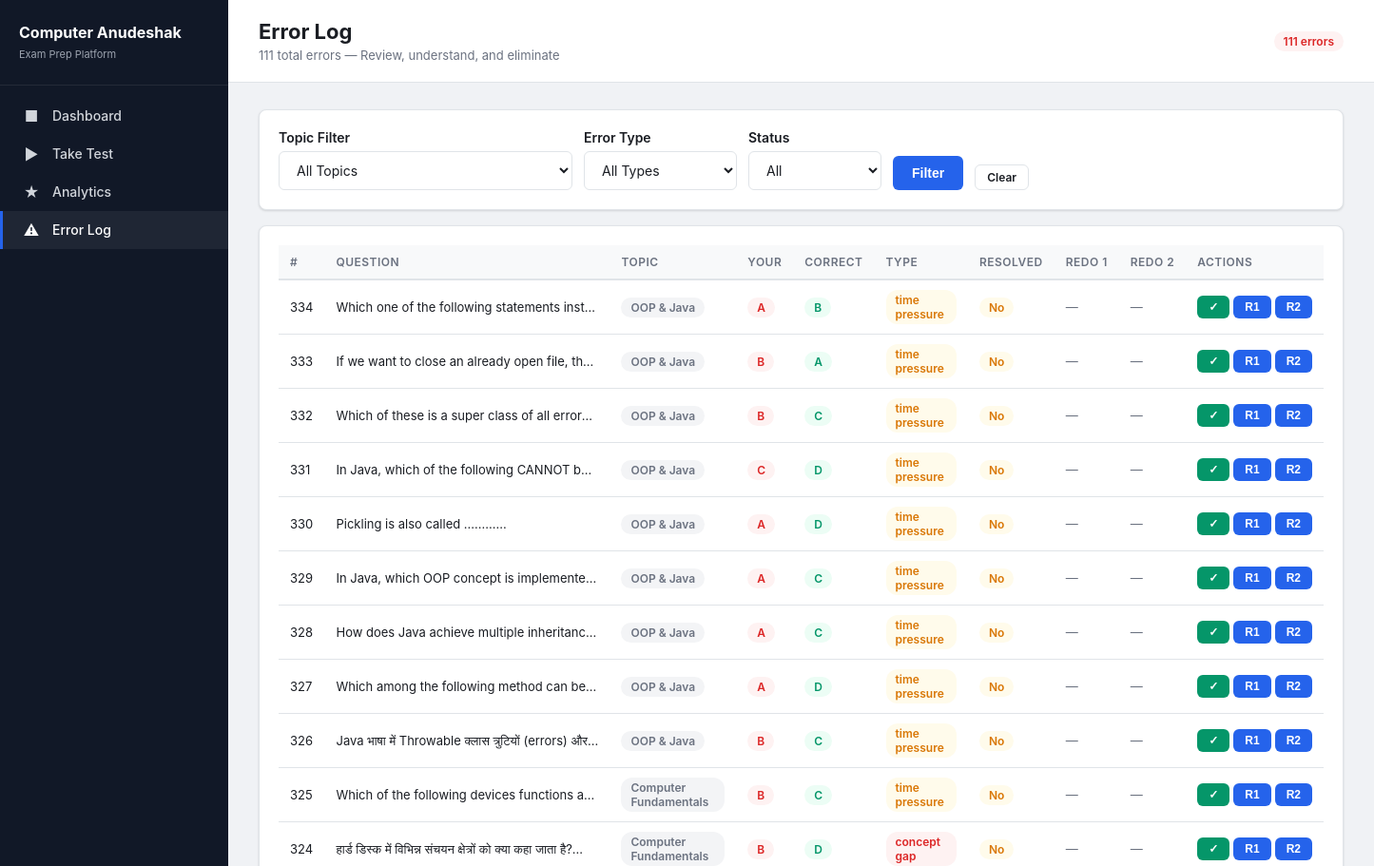
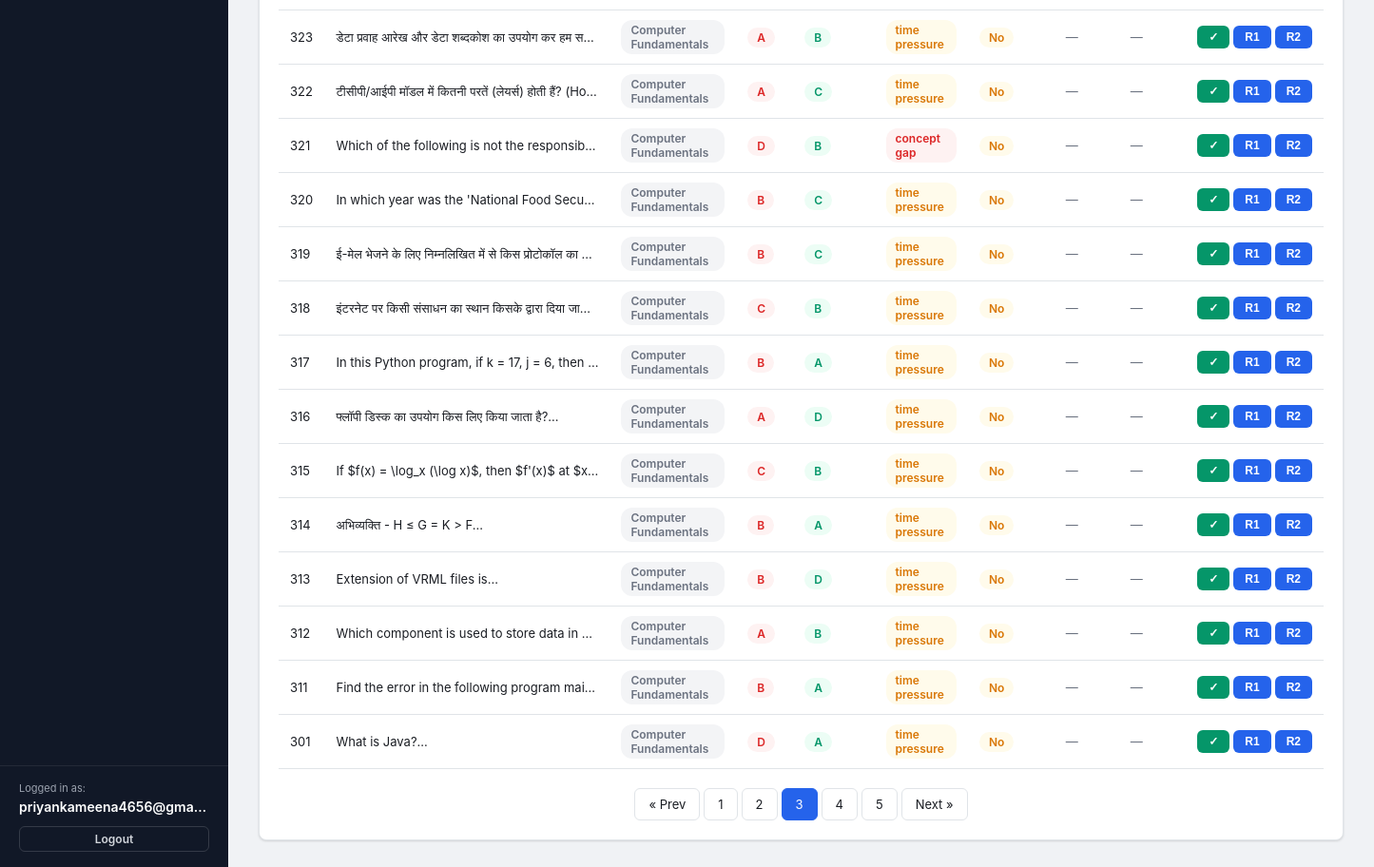
The page /errorlog?page=3&topic=&type=&resolved=all (signed in) on the database its author committed (2 pictures, top to bottom).
### tables this page shows
CREATE TABLE error_log (
            id INTEGER PRIMARY KEY AUTOINCREMENT,
            test_id INTEGER REFERENCES mock_tests(id),
            question_id INTEGER, topic_id INTEGER REFERENCES topics(id),
            selected_option TEXT, correct_option TEXT, error_type TEXT,
            root_cause TEXT, resolved INTEGER DEFAULT 0, created_at TEXT,
            redo_1_score REAL, redo_2_score REAL
        );

CREATE TABLE questions (
            id INTEGER PRIMARY KEY AUTOINCREMENT,
            topic_id INTEGER REFERENCES topics(id),
            question_text TEXT, option_a TEXT, option_b TEXT, option_c TEXT, option_d TEXT,
            correct_option TEXT, explanation TEXT, difficulty TEXT DEFAULT 'medium',
            source TEXT, language TEXT DEFAULT 'bilingual'
        );

CREATE TABLE topics (
            id INTEGER PRIMARY KEY, name TEXT UNIQUE, subject TEXT, paper TEXT, weightage INTEGER DEFAULT 5
        );

### app.py (the view)
@app.route('/errorlog')
def error_log_view():
    db = get_db()
    page = request.args.get('page', 1, type=int)
    per_page = 25
    offset = (page - 1) * per_page
    topic_filter = request.args.get('topic')
    type_filter = request.args.get('type')
    resolved_filter = request.args.get('resolved', 'all')
    query = 'SELECT el.*, t.name as topic_name, q.question_text FROM error_log el JOIN topics t ON el.topic_id = t.id JOIN questions q ON el.question_id = q.id JOIN mock_tests mt ON el.test_id = mt.id WHERE mt.user_id = ?'
    params = [session['user_id']]
    if topic_filter:
        query += ' AND el.topic_id=?'; params.append(topic_filter)
    if type_filter:
        query += ' AND el.error_type=?'; params.append(type_filter)
    if resolved_filter == 'yes':
        query += ' AND el.resolved=1'
    elif resolved_filter == 'no':
        query += ' AND el.resolved=0'
    total = db.execute(query.replace('SELECT el.*, t.name as topic_name, q.question_text', 'SELECT COUNT(*)'), params).fetchone()[0]
    errors = db.execute(query + ' ORDER BY el.created_at DESC LIMIT ? OFFSET ?', params + [per_page, offset]).fetchall()
    topics = db.execute('SELECT * FROM topics ORDER BY name').fetchall()
    return render_template('errorlog.html', errors=errors, topics=topics,
        total=total, page=page, per_page=per_page,
        topic_filter=topic_filter, type_filter=type_filter, resolved_filter=resolved_filter)

### app.py (called while the page is built)
def get_db():
    if 'db' not in g:
        g.db = sqlite3.connect(DB_PATH)
        g.db.row_factory = sqlite3.Row
        g.db.execute("PRAGMA journal_mode=WAL")
        g.db.execute("PRAGMA foreign_keys=ON")
    return g.db

@app.before_request
def require_login():
    allowed = ['login', 'register', 'static', None]
    if request.endpoint not in allowed and 'user_id' not in session:
        return redirect(url_for('login'))

### templates/errorlog.html (shortened to what this page needs)
<!DOCTYPE html>
<html lang="en">
<head>
  <link rel="stylesheet" href="/static/style.css">
</head>
<body>
  <aside class="sidebar">
    <div class="sidebar-brand">
      <h1>Computer Anudeshak</h1>
      <span>Exam Prep Platform</span>
    </div>
    <nav class="sidebar-nav">
      <a href="/"><span class="icon">&#9632;</span> Dashboard</a>
      <a href="/test/setup"><span class="icon">&#9654;</span> Take Test</a>
      <a href="/analytics"><span class="icon">&#9733;</span> Analytics</a>
      <a href="/errorlog" class="active"><span class="icon">&#9888;</span> Error Log</a>
    </nav>
    <div class="sidebar-footer" style="padding: 16px 20px; border-top: 1px solid rgba(255,255,255,0.08); margin-top: auto;">
      <div style="font-size: 11px; color: #9ca3af; margin-bottom: 4px;">Logged in as:</div>
      <div style="font-weight: 600; color: #fff; font-size: 14px; margin-bottom: 12px; overflow: hidden; text-overflow: ellipsis; white-space: nowrap;">{{ session['username'] }}</div>
      <a href="/logout" class="btn btn-outline btn-sm" style="display: flex; justify-content: center; width: 100%; border-color: rgba(255,255,255,0.15); color: #d1d5db; background: transparent;">Logout</a>
    </div>
  </aside>
  <div class="main">
    <div class="page-header">
      <div class="flex-between">
        <div>
          <h2>Error Log</h2>
          <p>{{ total }} total errors — Review, understand, and eliminate</p>
        </div>
        <span class="badge {{ 'badge-success' if total == 0 else 'badge-danger' }}">{{ total }} errors</span>
      </div>
    </div>
    <div class="content">
      <div class="card mb-4">
        <div class="card-body">
          <form method="GET" action="/errorlog" style="display:flex;gap:12px;align-items:flex-end;flex-wrap:wrap">
            <div class="form-group" style="margin-bottom:0;min-width:200px">
              <label>Topic Filter</label>
              <select name="topic">
                <option value="">All Topics</option>
              </select>
            </div>
            <div class="form-group" style="margin-bottom:0;min-width:160px">
              <label>Error Type</label>
              <select name="type">
                <option value="">All Types</option>
              </select>
            </div>
            <div class="form-group" style="margin-bottom:0;min-width:140px">
              <label>Status</label>
              <select name="resolved">
                <option value="all" {{ 'selected' if resolved_filter == 'all' }}>All</option>
              </select>
            </div>
            <button type="submit" class="btn btn-primary">Filter</button>
            <a href="/errorlog" class="btn btn-outline btn-sm">Clear</a>
          </form>
        </div>
      </div>
      <div class="card">
        <div class="card-body">
          {% if errors %}
            <div class="table-wrap">
              <table>
                <thead>
                  <tr>
                    <th>#</th>
                    <th>Question</th>
                    <th>Topic</th>
                    <th>Your</th>
                    <th>Correct</th>
                    <th>Type</th>
                    <th>Resolved</th>
                    <th>Redo 1</th>
                    <th>Redo 2</th>
                    <th>Actions</th>
                  </tr>
                </thead>
                <tbody>
                  {% for e in errors %}
                  <tr>
                    <td>{{ e.id }}</td>
                    <td style="max-width:300px">
                      <div class="truncate" title="{{ e.question_text }}">{{ e.question_text[:100] }}...</div>
                    </td>
                    <td><span class="badge badge-muted">{{ e.topic_name }}</span></td>
                    <td><span class="badge badge-danger">{{ e.selected_option }}</span></td>
                    <td><span class="badge badge-success">{{ e.correct_option }}</span></td>
                    <td>
                      <span class="badge {{ 'badge-danger' if e.error_type == 'concept_gap' else 'badge-warning' if e.error_type == 'time_pressure' else 'badge-muted' }}">
                        {{ e.error_type|replace('_', ' ') if e.error_type else 'unknown' }}
                      </span>
                    </td>
                    <td>
                      {% if e.resolved %}
                        <span class="badge badge-success">Yes</span>
                        {% if e.root_cause %}<div style="font-size:11px;color:var(--text-muted)">{{ e.root_cause[:30] }}</div>{% endif %}
                      {% else %}
                        <span class="badge badge-warning">No</span>
                      {% endif %}
                    </td>
                    <td>
                      {% if e.redo_1_score is not none %}
                        <span class="badge {{ 'badge-success' if e.redo_1_score >= 0.5 else 'badge-danger' }}">
                          {{ "%.0f"|format(e.redo_1_score * 100) }}%
                        </span>
                      {% else %}
                        <span class="text-muted">—</span>
                      {% endif %}
                    </td>
                    <td>
                      {% if e.redo_2_score is not none %}
                        <span class="badge {{ 'badge-success' if e.redo_2_score >= 0.5 else 'badge-danger' }}">
                          {{ "%.0f"|format(e.redo_2_score * 100) }}%
                        </span>
                      {% else %}
                        <span class="text-muted">—</span>
                      {% endif %}
                    </td>
                    <td>
                      <div style="display:flex;gap:4px">
                        {% if not e.resolved %}
                        <button class="btn btn-sm btn-success btn-resolve" data-id="{{ e.id }}" title="Mark Resolved">&#10003;</button>
                        {% endif %}
                        <button class="btn btn-sm btn-primary btn-redo" data-id="{{ e.id }}" data-attempt="1" title="Record 1st Redo">R1</button>
                        <button class="btn btn-sm btn-primary btn-redo" data-id="{{ e.id }}" data-attempt="2" title="Record 2nd Redo">R2</button>
                      </div>
                    </td>
                  </tr>
                  {% endfor %}
                </tbody>
              </table>
            </div>
            {% set total_pages = ((total / per_page)|round(0, 'ceil')|int) %}
            {% if total_pages > 1 %}
            <div class="pagination">
              {% if page > 1 %}
                <a href="?page={{ page - 1 }}&topic={{ topic_filter or '' }}&type={{ type_filter or '' }}&resolved={{ resolved_filter }}">&laquo; Prev</a>
              {% endif %}
              {% for p in range(1, total_pages + 1) %}
                {% if p == page %}
                  <span class="current">{{ p }}</span>
                {% elif p <= 3 or p > total_pages - 3 or (p >= page - 2 and p <= page + 2) %}
                  <a href="?page={{ p }}&topic={{ topic_filter or '' }}&type={{ type_filter or '' }}&resolved={{ resolved_filter }}">{{ p }}</a>
                {% elif p == 4 or p == total_pages - 3 %}
                  <span>...</span>
                {% endif %}
              {% endfor %}
              {% if page < total_pages %}
                <a href="?page={{ page + 1 }}&topic={{ topic_filter or '' }}&type={{ type_filter or '' }}&resolved={{ resolved_filter }}">Next &raquo;</a>
              {% endif %}
            </div>
            {% endif %}
          {% else %}
            <div class="empty-state">
              <div class="icon">&#10003;</div>
              <p>No errors match your filters.</p>
            </div>
          {% endif %}
        </div>
      </div>
    </div>
  </div>
</body>
</html>

### rows shown on the page
error_log: id "334", question_text "Which one of the following statements inst…", topic_name "OOP & Java", selected_option "A", correct_option "B", error_type "time pressure", resolved "No"
error_log: id "333", question_text "If we want to close an already open file, th…", topic_name "OOP & Java", selected_option "B", correct_option "A", error_type "time pressure", resolved "No"
error_log: id "332", question_text "Which of these is a super class of all error…", topic_name "OOP & Java", selected_option "B", correct_option "C", error_type "time pressure", resolved "No"
error_log: id "331", question_text "In Java, which of the following CANNOT b…", topic_name "OOP & Java", selected_option "C", correct_option "D", error_type "time pressure", resolved "No"
error_log: id "330", question_text "Pickling is also called .........", topic_name "OOP & Java", selected_option "A", correct_option "D", error_type "time pressure", resolved "No"
error_log: id "329", question_text "In Java, which OOP concept is implemente…", topic_name "OOP & Java", selected_option "A", correct_option "C", error_type "time pressure", resolved "No"
error_log: id "328", question_text "How does Java achieve multiple inheritanc…", topic_name "OOP & Java", selected_option "A", correct_option "C", error_type "time pressure", resolved "No"
error_log: id "327", question_text "Which among the following method can be…", topic_name "OOP & Java", selected_option "A", correct_option "D", error_type "time pressure", resolved "No"
error_log: id "326", question_text "Java भाषा में Throwable क्लास त्रुटियों (errors) और…", topic_name "OOP & Java", selected_option "B", correct_option "C", error_type "time pressure", resolved "No"
error_log: id "325", question_text "Which of the following devices functions a…", topic_name "Computer Fundamentals", selected_option "B", correct_option "C", error_type "time pressure", resolved "No"
error_log: id "324", question_text "हार्ड डिस्क में विभिन्न संचयन क्षेत्रों को क्या कहा जाता है?", topic_name "Computer Fundamentals", selected_option "B", correct_option "D", error_type "concept gap", resolved "No"
error_log: id "323", question_text "डेटा प्रवाह आरेख और डेटा शब्दकोश का उपयोग कर हम स…", topic_name "Computer Fundamentals", selected_option "A", correct_option "B", error_type "time pressure", resolved "No"
error_log: id "322", question_text "टीसीपी/आईपी मॉडल में कितनी परतें (लेयर्स) होती हैं? (Ho…", topic_name "Computer Fundamentals", selected_option "A", correct_option "C", error_type "time pressure", resolved "No"
error_log: id "321", question_text "Which of the following is not the responsib…", topic_name "Computer Fundamentals", selected_option "D", correct_option "B", error_type "concept gap", resolved "No"
error_log: id "320", question_text "In which year was the 'National Food Secu…", topic_name "Computer Fundamentals", selected_option "B", correct_option "C", error_type "time pressure", resolved "No"
error_log: id "319", question_text "ई-मेल भेजने के लिए निम्नलिखित में से किस प्रोटोकॉल का…", topic_name "Computer Fundamentals", selected_option "B", correct_option "C", error_type "time pressure", resolved "No"
error_log: id "318", question_text "इंटरनेट पर किसी संसाधन का स्थान किसके द्वारा दिया जा…", topic_name "Computer Fundamentals", selected_option "C", correct_option "B", error_type "time pressure", resolved "No"
error_log: id "317", question_text "In this Python program, if k = 17, j = 6, then…", topic_name "Computer Fundamentals", selected_option "B", correct_option "A", error_type "time pressure", resolved "No"
error_log: id "316", question_text "फ्लॉपी डिस्क का उपयोग किस लिए किया जाता है?", topic_name "Computer Fundamentals", selected_option "A", correct_option "D", error_type "time pressure", resolved "No"
error_log: id "315", question_text "If $f(x) = \\log_x (\\log x)$, then $f'(x)$ at $x…", topic_name "Computer Fundamentals", selected_option "C", correct_option "B", error_type "time pressure", resolved "No"
error_log: id "314", question_text "अभिव्यक्ति - H ≤ G = K > F", topic_name "Computer Fundamentals", selected_option "B", correct_option "A", error_type "time pressure", resolved "No"
error_log: id "313", question_text "Extension of VRML files is", topic_name "Computer Fundamentals", selected_option "B", correct_option "D", error_type "time pressure", resolved "No"
error_log: id "312", question_text "Which component is used to store data in…", topic_name "Computer Fundamentals", selected_option "A", correct_option "B", error_type "time pressure", resolved "No"
error_log: id "311", question_text "Find the error in the following program mai…", topic_name "Computer Fundamentals", selected_option "B", correct_option "A", error_type "time pressure", resolved "No"
error_log: id "301", question_text "What is Java?", topic_name "Computer Fundamentals", selected_option "D", correct_option "A", error_type "time pressure", resolved "No"

### other values the page prints
{{ session['username'] }} "priyankameena4656@gma…"
{{ total }} "111"
{{ p }} "1" "2" "4" "5"
{{ p }} "3"
